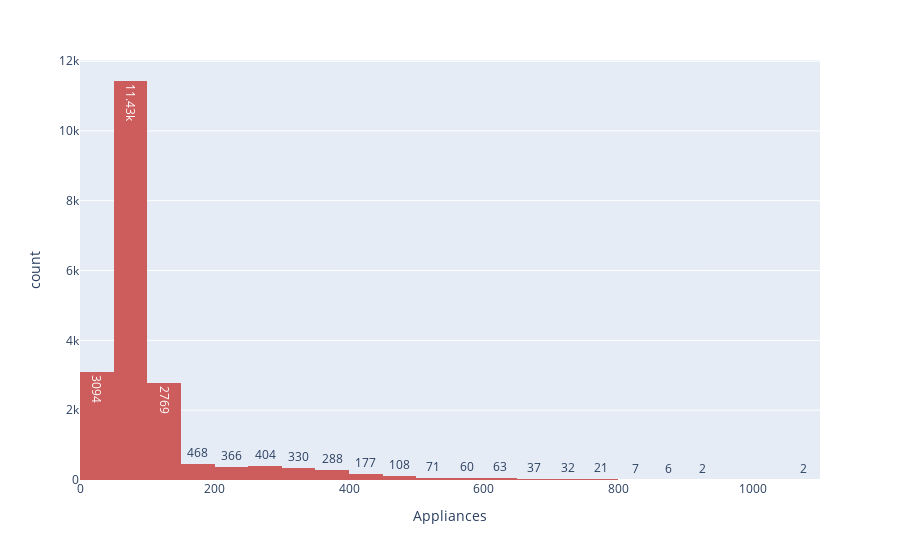

Here is the notebook cell this chart was saved with:
### Code cell
import plotly.express as px
px.histogram(df, x='Appliances', nbins = 50, color_discrete_sequence=['indianred'], text_auto = True)

### Figure 1 — Plotly figure (JSON) as saved in the notebook; plotly's stock layout.template omitted (floating-point values rounded to 4 significant figures; data arrays with more than 128 entries replaced by an {"elided": "..."} marker saying what was removed)
{"data": [{"alignmentgroup": "True", "bingroup": "x", "hovertemplate": "Appliances=%{x}<br>count=%{y}<extra></extra>", "legendgroup": "", "marker": {"color": "indianred", "pattern": {"shape": ""}}, "name": "", "nbinsx": 50, "offsetgroup": "", "orientation": "v", "showlegend": false, "texttemplate": "%{value}", "x": {"elided": "19735 int values"}, "xaxis": "x", "yaxis": "y", "type": "histogram"}], "layout": {"xaxis": {"anchor": "y", "domain": [0, 1], "title": {"text": "Appliances"}}, "yaxis": {"anchor": "x", "domain": [0, 1], "title": {"text": "count"}}, "legend": {"tracegroupgap": 0}, "margin": {"t": 60}, "barmode": "relative"}}
